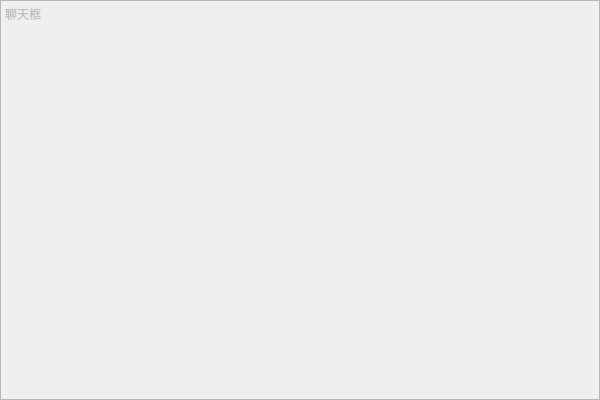
<?xml version="1.0" encoding="UTF-8"?>
<ui version="4.0">
 <class>ChatWindowClass</class>
 <widget class="QWidget" name="ChatWindowClass">
  <property name="geometry">
   <rect>
    <x>0</x>
    <y>0</y>
    <width>600</width>
    <height>400</height>
   </rect>
  </property>
  <property name="windowTitle">
   <string>ChatWindow</string>
  </property>
  <layout class="QGridLayout" name="gridLayout">
   <property name="leftMargin">
    <number>0</number>
   </property>
   <property name="topMargin">
    <number>0</number>
   </property>
   <property name="rightMargin">
    <number>0</number>
   </property>
   <property name="bottomMargin">
    <number>0</number>
   </property>
   <property name="spacing">
    <number>0</number>
   </property>
   <item row="0" column="0">
    <layout class="QVBoxLayout" name="verticalLayout">
     <property name="spacing">
      <number>0</number>
     </property>
     <item>
      <widget class="QWidget" name="widget" native="true">
       <layout class="QGridLayout" name="gridLayout_2">
        <property name="leftMargin">
         <number>0</number>
        </property>
        <property name="topMargin">
         <number>0</number>
        </property>
        <property name="rightMargin">
         <number>0</number>
        </property>
        <property name="bottomMargin">
         <number>0</number>
        </property>
        <property name="spacing">
         <number>0</number>
        </property>
        <item row="0" column="0">
         <widget class="QPlainTextEdit" name="plainTextEdit">
          <property name="enabled">
           <bool>false</bool>
          </property>
          <property name="plainText">
           <string>聊天框</string>
          </property>
         </widget>
        </item>
       </layout>
      </widget>
     </item>
    </layout>
   </item>
  </layout>
 </widget>
 <layoutdefault spacing="6" margin="11"/>
 <resources/>
 <connections/>
</ui>
